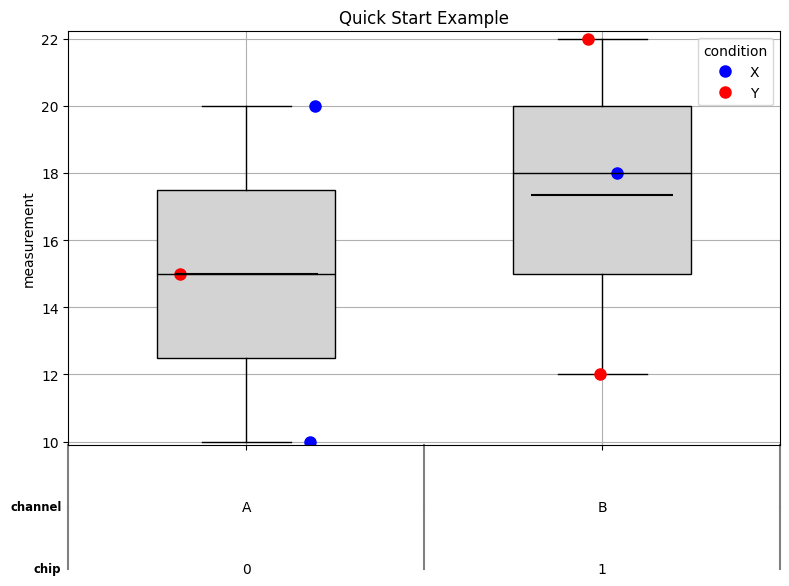

This figure's Python source:
#!/usr/bin/env python3
"""README Quick Start Example"""

import sys
import os
sys.path.insert(0, os.path.dirname(os.path.dirname(os.path.abspath(__file__))))

import matplotlib.pyplot as plt
plt.switch_backend('agg')

from pyvarchart import PyVarChart
import pandas as pd
from io import StringIO


def main():
    """Generate quick start example figure."""
    # Sample data from README quick start
    str_data = (
        'measurement, chip, channel, condition\n'
        '10, 0, A, X\n'
        '15, 0, A, Y\n'
        '20, 0, A, X\n'
        '12, 1, B, Y\n'
        '18, 1, B, X\n'
        '22, 1, B, Y\n'
    ).replace(' ', '')

    df = pd.read_csv(StringIO(str_data))

    # Create chart exactly as shown in quick start
    pvc = PyVarChart(
        str_yaxis_var_name='measurement',
        lst_xaxis_var_names=['chip', 'channel'],
        str_legend='condition',
        int_show_cell_means=1,
        int_frame_size_x=8,
        int_frame_size_y=6,
        str_title='Quick Start Example'
    )

    # Analyze and plot
    pvc.analyze(df)
    fig, ax = pvc.plot(1)

    # Save
    fig.savefig('readme_quick_start.png', dpi=100, bbox_inches='tight')
    plt.close(1)
    print("✓ Quick Start Example saved to readme_quick_start.png")


if __name__ == '__main__':
    main()
